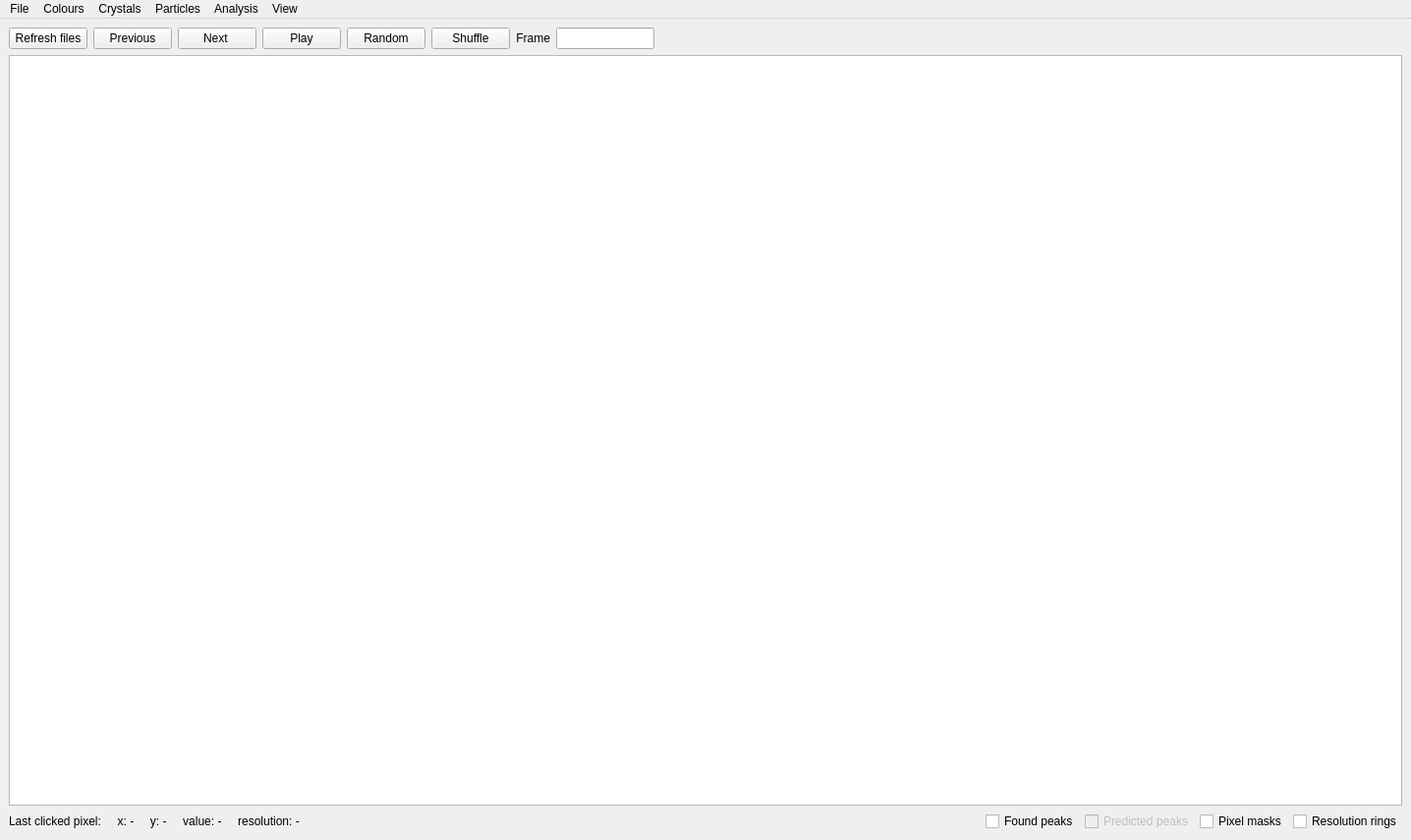
<?xml version="1.0" encoding="UTF-8"?>
<ui version="4.0">
 <class>MainWindow</class>
 <widget class="QMainWindow" name="MainWindow">
  <property name="geometry">
   <rect>
    <x>0</x>
    <y>0</y>
    <width>1436</width>
    <height>855</height>
   </rect>
  </property>
  <property name="windowTitle">
   <string>MainWindow</string>
  </property>
  <widget class="QWidget" name="centralwidget">
   <layout class="QGridLayout" name="gridLayout">
    <item row="1" column="0">
     <layout class="QVBoxLayout" name="verticalLayout">
      <item>
       <layout class="QHBoxLayout" name="horizontalLayout4"/>
      </item>
      <item>
       <layout class="QHBoxLayout" name="horizontalLayout">
        <property name="sizeConstraint">
         <enum>QLayout::SetFixedSize</enum>
        </property>
        <item>
         <widget class="QPushButton" name="refreshfilesPushButton">
          <property name="sizePolicy">
           <sizepolicy hsizetype="Fixed" vsizetype="Fixed">
            <horstretch>0</horstretch>
            <verstretch>0</verstretch>
           </sizepolicy>
          </property>
          <property name="maximumSize">
           <size>
            <width>100</width>
            <height>32</height>
           </size>
          </property>
          <property name="text">
           <string>Refresh files</string>
          </property>
         </widget>
        </item>
        <item>
         <widget class="QPushButton" name="previousPushButton">
          <property name="sizePolicy">
           <sizepolicy hsizetype="Fixed" vsizetype="Fixed">
            <horstretch>0</horstretch>
            <verstretch>0</verstretch>
           </sizepolicy>
          </property>
          <property name="maximumSize">
           <size>
            <width>100</width>
            <height>16777215</height>
           </size>
          </property>
          <property name="text">
           <string>Previous</string>
          </property>
         </widget>
        </item>
        <item>
         <widget class="QPushButton" name="nextPushButton">
          <property name="sizePolicy">
           <sizepolicy hsizetype="Fixed" vsizetype="Fixed">
            <horstretch>0</horstretch>
            <verstretch>0</verstretch>
           </sizepolicy>
          </property>
          <property name="maximumSize">
           <size>
            <width>100</width>
            <height>16777215</height>
           </size>
          </property>
          <property name="text">
           <string>Next </string>
          </property>
         </widget>
        </item>
        <item>
         <widget class="QPushButton" name="playPushButton">
          <property name="enabled">
           <bool>true</bool>
          </property>
          <property name="sizePolicy">
           <sizepolicy hsizetype="Fixed" vsizetype="Fixed">
            <horstretch>0</horstretch>
            <verstretch>0</verstretch>
           </sizepolicy>
          </property>
          <property name="maximumSize">
           <size>
            <width>100</width>
            <height>16777215</height>
           </size>
          </property>
          <property name="text">
           <string>Play</string>
          </property>
         </widget>
        </item>
        <item>
         <widget class="QPushButton" name="randomPushButton">
          <property name="sizePolicy">
           <sizepolicy hsizetype="Fixed" vsizetype="Fixed">
            <horstretch>0</horstretch>
            <verstretch>0</verstretch>
           </sizepolicy>
          </property>
          <property name="maximumSize">
           <size>
            <width>100</width>
            <height>16777215</height>
           </size>
          </property>
          <property name="text">
           <string>Random</string>
          </property>
         </widget>
        </item>
        <item>
         <widget class="QPushButton" name="shufflePushButton">
          <property name="enabled">
           <bool>true</bool>
          </property>
          <property name="sizePolicy">
           <sizepolicy hsizetype="Fixed" vsizetype="Fixed">
            <horstretch>0</horstretch>
            <verstretch>0</verstretch>
           </sizepolicy>
          </property>
          <property name="maximumSize">
           <size>
            <width>100</width>
            <height>16777215</height>
           </size>
          </property>
          <property name="text">
           <string>Shuffle</string>
          </property>
         </widget>
        </item>
        <item>
         <widget class="QLabel" name="jumpToLabel">
          <property name="sizePolicy">
           <sizepolicy hsizetype="Fixed" vsizetype="Preferred">
            <horstretch>0</horstretch>
            <verstretch>0</verstretch>
           </sizepolicy>
          </property>
          <property name="maximumSize">
           <size>
            <width>100</width>
            <height>16777215</height>
           </size>
          </property>
          <property name="text">
           <string>Frame</string>
          </property>
          <property name="alignment">
           <set>Qt::AlignRight|Qt::AlignTrailing|Qt::AlignVCenter</set>
          </property>
         </widget>
        </item>
        <item>
         <widget class="QLineEdit" name="jumpToLineEdit">
          <property name="sizePolicy">
           <sizepolicy hsizetype="Fixed" vsizetype="Fixed">
            <horstretch>0</horstretch>
            <verstretch>0</verstretch>
           </sizepolicy>
          </property>
          <property name="maximumSize">
           <size>
            <width>100</width>
            <height>16777215</height>
           </size>
          </property>
         </widget>
        </item>
        <item>
         <spacer name="horizontalSpacer">
          <property name="orientation">
           <enum>Qt::Horizontal</enum>
          </property>
          <property name="sizeHint" stdset="0">
           <size>
            <width>40</width>
            <height>20</height>
           </size>
          </property>
         </spacer>
        </item>
       </layout>
      </item>
      <item>
       <widget class="ImageView" name="imageView">
        <property name="enabled">
         <bool>true</bool>
        </property>
       </widget>
      </item>
      <item>
       <layout class="QHBoxLayout" name="horizontalLayout2">
        <item>
         <layout class="QHBoxLayout" name="horizontalLayout3">
          <property name="spacing">
           <number>-1</number>
          </property>
          <item>
           <widget class="QLabel" name="statusBar">
            <property name="sizePolicy">
             <sizepolicy hsizetype="Minimum" vsizetype="Preferred">
              <horstretch>0</horstretch>
              <verstretch>0</verstretch>
             </sizepolicy>
            </property>
            <property name="minimumSize">
             <size>
              <width>500</width>
              <height>0</height>
             </size>
            </property>
            <property name="text">
             <string>Last clicked pixel:     x: -     y: -     value: -     resolution: -</string>
            </property>
           </widget>
          </item>
          <item>
           <spacer name="horizontalSpacer_3">
            <property name="orientation">
             <enum>Qt::Horizontal</enum>
            </property>
            <property name="sizeHint" stdset="0">
             <size>
              <width>40</width>
              <height>20</height>
             </size>
            </property>
           </spacer>
          </item>
          <item>
           <widget class="QCheckBox" name="foundPeaksCheckBox">
            <property name="maximumSize">
             <size>
              <width>150</width>
              <height>16777215</height>
             </size>
            </property>
            <property name="text">
             <string>Found peaks</string>
            </property>
           </widget>
          </item>
          <item>
           <widget class="QCheckBox" name="predictedPeaksCheckBox">
            <property name="enabled">
             <bool>false</bool>
            </property>
            <property name="maximumSize">
             <size>
              <width>150</width>
              <height>16777215</height>
             </size>
            </property>
            <property name="text">
             <string>Predicted peaks</string>
            </property>
           </widget>
          </item>
          <item>
           <widget class="QCheckBox" name="masksCheckBox">
            <property name="enabled">
             <bool>true</bool>
            </property>
            <property name="maximumSize">
             <size>
              <width>150</width>
              <height>16777215</height>
             </size>
            </property>
            <property name="text">
             <string>Pixel masks</string>
            </property>
           </widget>
          </item>
          <item>
           <widget class="QCheckBox" name="resolutionCheckBox">
            <property name="enabled">
             <bool>true</bool>
            </property>
            <property name="maximumSize">
             <size>
              <width>150</width>
              <height>16777215</height>
             </size>
            </property>
            <property name="text">
             <string>Resolution rings</string>
            </property>
           </widget>
          </item>
         </layout>
        </item>
       </layout>
      </item>
     </layout>
    </item>
   </layout>
  </widget>
  <widget class="QMenuBar" name="menuBar">
   <property name="geometry">
    <rect>
     <x>0</x>
     <y>0</y>
     <width>1436</width>
     <height>22</height>
    </rect>
   </property>
   <widget class="QMenu" name="menuFile">
    <property name="title">
     <string>File</string>
    </property>
    <addaction name="actionRefresh_file_list"/>
    <addaction name="actionLoad_geometry"/>
    <addaction name="actionSave_image"/>
    <addaction name="actionSave_data"/>
    <addaction name="separator"/>
    <addaction name="actionQuit"/>
   </widget>
   <widget class="QMenu" name="menuColours">
    <property name="title">
     <string>Colours</string>
    </property>
   </widget>
   <widget class="QMenu" name="menuAnalysis">
    <property name="title">
     <string>Analysis</string>
    </property>
   </widget>
   <widget class="QMenu" name="menuCXI">
    <property name="title">
     <string>Particles</string>
    </property>
    <addaction name="actionDefault_particle_display_settings"/>
   </widget>
   <widget class="QMenu" name="menuCrystals">
    <property name="title">
     <string>Crystals</string>
    </property>
    <addaction name="actionDefault_crystal_display_settings"/>
    <addaction name="actionCircle_Cheetah_peaks"/>
   </widget>
   <widget class="QMenu" name="menuView">
    <property name="title">
     <string>View</string>
    </property>
    <addaction name="actionHistogram_clip"/>
    <addaction name="actionAuto_scale_levels"/>
   </widget>
   <addaction name="menuFile"/>
   <addaction name="menuColours"/>
   <addaction name="menuCrystals"/>
   <addaction name="menuCXI"/>
   <addaction name="menuAnalysis"/>
   <addaction name="menuView"/>
  </widget>
  <action name="actionSave_data">
   <property name="text">
    <string>Save data</string>
   </property>
  </action>
  <action name="actionSave_image">
   <property name="text">
    <string>Save image</string>
   </property>
  </action>
  <action name="actionLoad_geometry">
   <property name="text">
    <string>Load geometry</string>
   </property>
  </action>
  <action name="actionRefresh_file_list">
   <property name="text">
    <string>Refresh file list</string>
   </property>
  </action>
  <action name="actionQuit">
   <property name="text">
    <string>Quit</string>
   </property>
  </action>
  <action name="actionDefault_crystal_display_settings">
   <property name="text">
    <string>Default crystal display settings</string>
   </property>
  </action>
  <action name="actionCircle_Cheetah_peaks">
   <property name="text">
    <string>Circle Cheetah peaks</string>
   </property>
  </action>
  <action name="actionDefault_particle_display_settings">
   <property name="text">
    <string>Default particle display settings</string>
   </property>
  </action>
  <action name="actionHistogram_clip">
   <property name="checkable">
    <bool>true</bool>
   </property>
   <property name="checked">
    <bool>true</bool>
   </property>
   <property name="text">
    <string>Histogram clip</string>
   </property>
  </action>
  <action name="actionAuto_scale_levels">
   <property name="checkable">
    <bool>true</bool>
   </property>
   <property name="checked">
    <bool>true</bool>
   </property>
   <property name="text">
    <string>Clamp histogram scale </string>
   </property>
  </action>
 </widget>
 <customwidgets>
  <customwidget>
   <class>ImageView</class>
   <extends>QGraphicsView</extends>
   <header>pyqtgraph</header>
  </customwidget>
 </customwidgets>
 <resources/>
 <connections/>
</ui>
